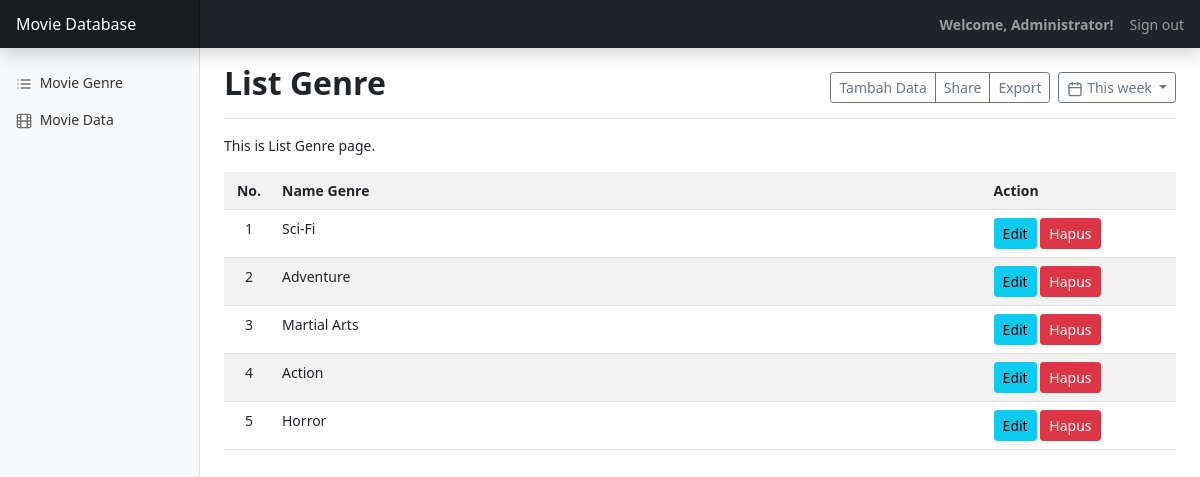
The page /?page=genre_list (signed in) on the database its author committed.
### tables this page shows
CREATE TABLE IF NOT EXISTS `modul` (
  `id_modul` int(11) NOT NULL AUTO_INCREMENT,
  `nm_modul` varchar(255) DEFAULT NULL,
  `judul_modul` varchar(255) NOT NULL,
  `icon_modul` varchar(255) NOT NULL,
  `deleted_at` datetime DEFAULT NULL,
  `created_at` datetime DEFAULT NULL,
  `updated_at` datetime DEFAULT NULL,
  PRIMARY KEY (`id_modul`)
);

CREATE TABLE IF NOT EXISTS `genre` (
  `id_genre` int(11) NOT NULL AUTO_INCREMENT,
  `nama_genre` varchar(255) NOT NULL,
  `deleted_at` datetime DEFAULT NULL,
  PRIMARY KEY (`id_genre`)
);

### index.php (the view, shortened to what this page needs)
<!doctype html>
<html lang="en">
<head>
    <link href="https://cdn.jsdelivr.net/npm/bootstrap@5.1.3/dist/css/bootstrap.min.css" rel="stylesheet"
>
    <link href="assets/css/dashboard.css" rel="stylesheet">
</head>
<body>
    <?php
require_once "libraries/koneksi.php";
$sql = "select m.*
from modul_role as mr
join modul as m on m.id_modul=mr.id_modul
where mr.id_role=".$_SESSION['id_role']." and mr.deleted_at is null and m.deleted_at is null";
$menu = mysqli_query($koneksi, $sql);
?>
    <header class="navbar navbar-dark sticky-top bg-dark flex-md-nowrap p-0 shadow">
        <a class="navbar-brand col-md-3 col-lg-2 me-0 px-3" href="#">Movie Database</a>
        <?php if (isset($_SESSION['is_logged_in'])): ?>
        <span class="navbar-text ms-auto fw-bold">
            Welcome, <?php echo $_SESSION['nama']; ?>!
        </span>
        <div class="navbar-nav">
            <div class="nav-item text-nowrap">
                <a class="nav-link px-3" href="?page=logout">Sign out</a>
            </div>
        </div>
        <?php endif?>
    </header>
    <div class="container-fluid">
        <div class="row">
            <?php if (isset($_SESSION['is_logged_in'])): ?>
            <nav id="sidebarMenu" class="col-md-3 col-lg-2 d-md-block bg-light sidebar collapse">
                <div class="position-sticky pt-3">
                    <ul class="nav flex-column">
                        <?php while ($row = mysqli_fetch_assoc($menu)): ?>
                        <li class="nav-item">
                            <a class="nav-link" href="?page=<?php echo $row['nm_modul']; ?>">
                                <span data-feather="<?php echo $row['icon_modul']; ?>"></span>
                                <?php echo $row['judul_modul']; ?>
                            </a>
                        </li>
                        <?php endwhile;?>
                    </ul>
                </div>
            </nav>
            <?php endif?>
            <main class="col-md-9 ms-sm-auto col-lg-10 px-md-4">
                <?php
if (isset($_GET['page']) == false) {
    $halaman = "login";
} else {
    $halaman = $_GET['page'];
}
require_once "pages/" . $halaman . ".php";
?>
            </main>
        </div>
    </div>
</body>
</html>

### pages/genre_list.php (shortened to what this page needs)
<div class="d-flex justify-content-between flex-wrap flex-md-nowrap align-items-center pt-3 pb-2 mb-3 border-bottom">
    <h1 class="h2 fw-bold">List Genre</h1>
    <div class="btn-toolbar mb-2 mb-md-0">
        <div class="btn-group me-2">
            <a href="?page=genre_create" type="button" class="btn btn-sm btn-outline-secondary">Tambah Data</a>
            <button type="button" class="btn btn-sm btn-outline-secondary">Share</button>
            <button type="button" class="btn btn-sm btn-outline-secondary">Export</button>
        </div>
        <button type="button" class="btn btn-sm btn-outline-secondary dropdown-toggle">
            <span data-feather="calendar"></span>
            This week
        </button>
    </div>
</div>
<?php
$sql = "select * from genre where deleted_at is null";
$result = mysqli_query($koneksi, $sql);
$is_boleh_edit = cek_akses($koneksi, 1, $_SESSION['id_role'], "update");
$is_boleh_hapus = cek_akses($koneksi, 1, $_SESSION['id_role'], "delete");
?>
<p>This is List Genre page.</p>
<table class="table table-striped">
    <tr>
        <th width="50px" class="text-center">No.</th>
        <th>Name Genre</th>
        <th width="20%">Action</th>
    </tr>
    <?php
$no = 0;
foreach ($result as $res) {
    $no++;
    $btn = [];
    if ($is_boleh_edit == true) {
        $btn[] = "<a href='?page=genre_edit&id_genre=" . $res['id_genre'] . "' class='btn btn-sm btn-info'>Edit</a>";
    }
    if ($is_boleh_hapus == true) {
        $btn[] = "<a href='?page=genre_delete&id_genre=" . $res['id_genre'] . "' class='btn btn-sm btn-danger'>Hapus</a>";
    }
    echo '<tr>
            <td class="text-center">' . $no . "</td>
            <td>" . $res['nama_genre'] . "</td>
            <td>
                " . implode(" ", $btn) . "
            </td>
            </tr>";
}
?>
</table>

### assets/css/dashboard.css (style rules this page uses)
body { font-size: .875rem; }
.feather { width: 16px; height: 16px; vertical-align: text-bottom; }
.sidebar { position: fixed; top: 0; bottom: 0; left: 0; z-index: 100; padding: 48px 0 0; box-shadow: inset -1px 0 0 rgba(0, 0, 0, .1); }
.sidebar .nav-link { font-weight: 500; color: #333; }
.sidebar .nav-link .feather { margin-right: 4px; color: #727272; }
.navbar-brand { padding-top: .75rem; padding-bottom: .75rem; font-size: 1rem; background-color: rgba(0, 0, 0, .25); box-shadow: inset -1px 0 0 rgba(0, 0, 0, .25); }

### rows shown on the page
modul: judul_modul "Movie Genre"
modul: judul_modul "Movie Data"
genre: nama_genre "Sci-Fi"
genre: nama_genre "Adventure"
genre: nama_genre "Martial Arts"
genre: nama_genre "Action"
genre: nama_genre "Horror"

### other values the page prints
$_SESSION['nama'] "Administrator"
